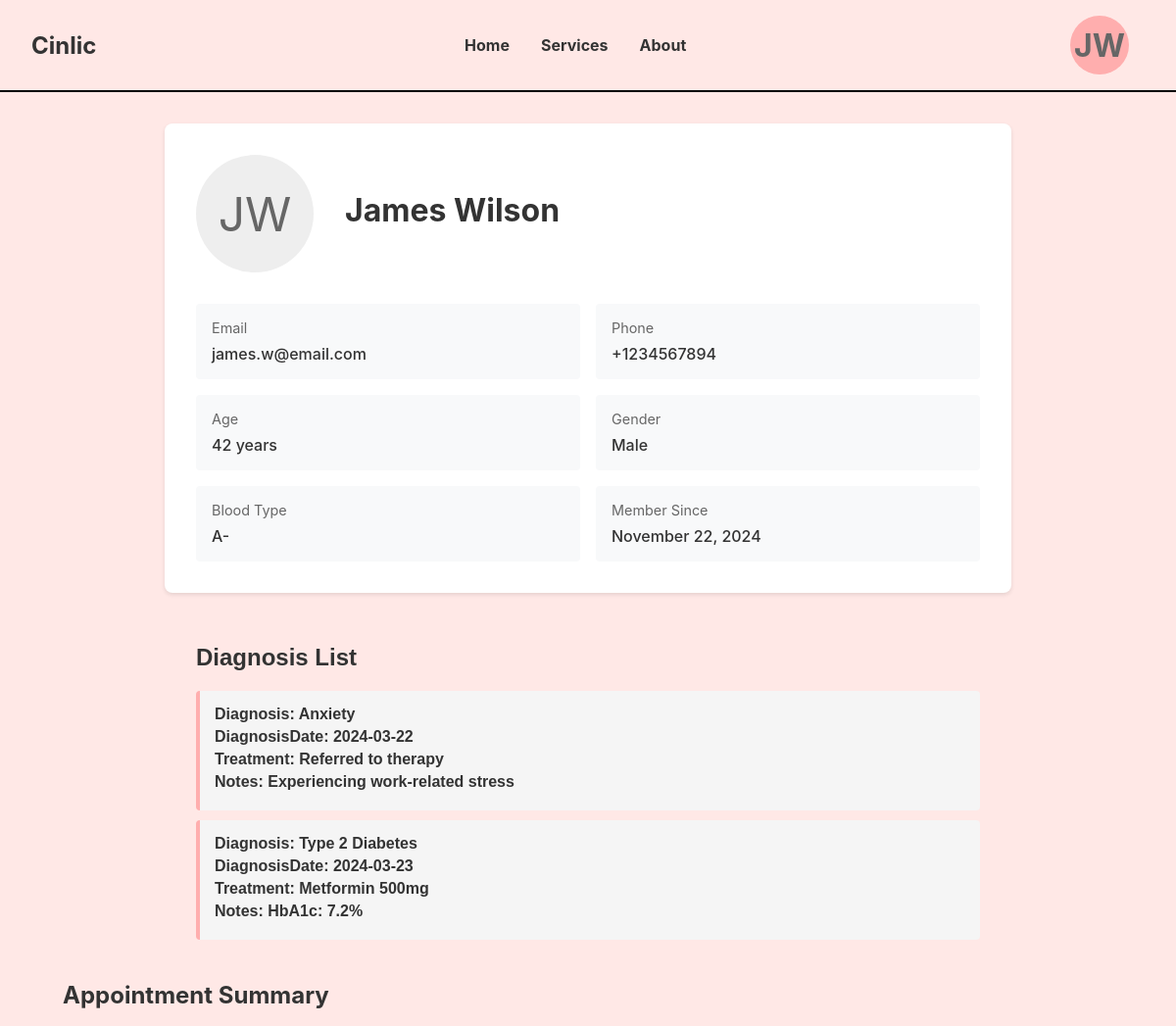
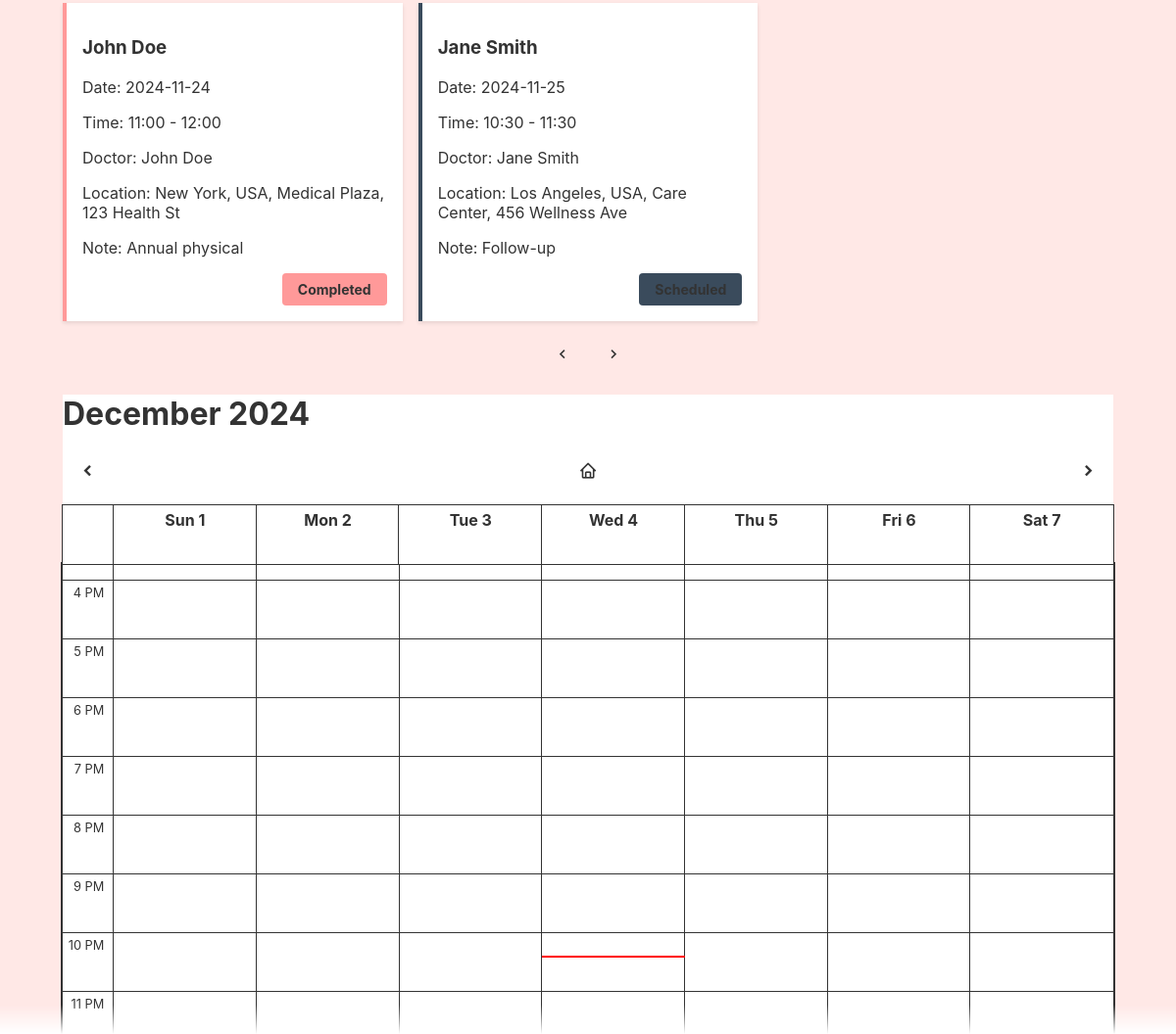
The page /user.php (signed in) on the database its author committed (2 pictures, top to bottom).
### tables this page shows
CREATE TABLE IF NOT EXISTS patient ( 
    ID INT NOT NULL PRIMARY KEY AUTO_INCREMENT, 
    First_Name VARCHAR(50) NOT NULL,
    Last_Name VARCHAR(50) NOT NULL, 
    Email VARCHAR(100) NOT NULL UNIQUE, 
    pwd VARCHAR(255) NOT NULL, 
    phoneNum VARCHAR(15) NOT NULL, 
    DOB DATE NOT NULL, 
    gender VARCHAR(10) NOT NULL, 
    BloodType VARCHAR(3) NOT NULL,
    Created_AT TIMESTAMP DEFAULT CURRENT_TIMESTAMP,
    Updated_AT TIMESTAMP DEFAULT CURRENT_TIMESTAMP ON UPDATE CURRENT_TIMESTAMP, 
    Session_ID VARCHAR(128) DEFAULT NULL,
    CONSTRAINT chk_gender CHECK (gender IN ('Male', 'Female')),
    CONSTRAINT chk_bloodtype CHECK (BloodType IN ('A+', 'A-', 'B+', 'B-', 'AB+', 'AB-', 'O+', 'O-'))
);

CREATE TABLE IF NOT EXISTS medical_record ( 
    PatientID INT NOT NULL,
    Diagnosis VARCHAR(100) NOT NULL,
    DiagnosisDate DATE NOT NULL DEFAULT (CURRENT_DATE),
    Treatment VARCHAR(255),
    Notes TEXT,
    PRIMARY KEY (PatientID, Diagnosis, DiagnosisDate),
    FOREIGN KEY (PatientID) REFERENCES patient(ID) ON DELETE RESTRICT ON UPDATE CASCADE
);

CREATE TABLE IF NOT EXISTS appointment ( 
    AppointmentID INT PRIMARY KEY AUTO_INCREMENT,
    DoctorID INT NOT NULL, 
    PatientID INT NOT NULL, 
    Appointment_Date DATE NOT NULL, 
    LocationID INT, 
    StartTime TIME NOT NULL, 
    EndTime TIME NOT NULL, 
    Note VARCHAR(255), 
    Appointment_Status VARCHAR(20) NOT NULL,
    FOREIGN KEY (DoctorID) REFERENCES doctor(ID) ON DELETE RESTRICT ON UPDATE CASCADE,
    FOREIGN KEY (PatientID) REFERENCES patient(ID) ON DELETE RESTRICT ON UPDATE CASCADE,
    FOREIGN KEY (LocationID) REFERENCES location(ID) ON DELETE SET NULL ON UPDATE CASCADE,
    CONSTRAINT chk_appointment_status CHECK (Appointment_Status IN ('Scheduled', 'Pending', 'Completed', 'Cancelled', 'Rejected', 'Available')),
    CONSTRAINT chk_appointment_time CHECK (EndTime > StartTime)
);

### includes/user_model.inc.php (called while the page is built, shortened)
<?php
function getPatient_from_id($pdo, $patient_id)
{
    $query = "SELECT First_Name, Last_Name, Email, phoneNum, DOB, gender, BloodType, Created_AT FROM patient WHERE ID = :id";
    $stmt = $pdo->prepare($query);
    $stmt->bindParam(":id", $patient_id);
    $stmt->execute();
    $result = $stmt->fetch(PDO::FETCH_ASSOC);
    return $result;
}
function getAllAppointments($pdo, $patient_id)
{
    $query = "
  SELECT
    a.AppointmentID,
    a.Appointment_Date,
    a.StartTime,
    a.EndTime,
    a.Note,
    a.Appointment_Status as status,
    CONCAT(p.First_Name, ' ', p.Last_Name) as doctor_name,
    CONCAT(
        l.City, ', ',
        l.Country,
        CASE
            WHEN l.Building IS NOT NULL THEN CONCAT(', ', l.Building)
            ELSE ''
        END,
        CASE
            WHEN l.Street IS NOT NULL THEN CONCAT(', ', l.Street)
            ELSE ''
        END
    ) as location,
    (SELECT GROUP_CONCAT(s.Specialty_Name SEPARATOR ', ')
     FROM specialty s WHERE s.DoctorID = d.ID) as specialty
FROM appointment a
INNER JOIN doctor d ON a.DoctorID = d.ID
INNER JOIN patient p ON d.ID = p.ID
LEFT JOIN location l ON a.LocationID = l.ID
WHERE (a.patientid = :id OR a.doctorid = :id)
ORDER BY a.Appointment_Date
    ";
    try {
        $stmt = $pdo->prepare($query);
        $stmt->execute([
            ':id' => $patient_id
        ]);
        return $stmt->fetchAll(PDO::FETCH_ASSOC);
    } catch (PDOException $e) {
        error_log("Database error in getAppointments: " . $e->getMessage());
        return [];
    }
}
function get_medical_records($pdo, $patient_id)
{
    $query = "Select * from medical_record  where PatientId = :ID";
    try {
        $stmt = $pdo->prepare($query);
        $stmt->bindParam(':ID', $patient_id);
        $stmt->execute();
        return $stmt->fetchAll(PDO::FETCH_ASSOC);
    } catch (PDOException $e) {
        error_log("Database error in get_medical_records: " . $e->getMessage());
        return [];
    }
}

### includes/user_controller.inc.php (called while the page is built, shortened)
<?php
require_once 'user_model.inc.php';
function getAllAppointmentEvents($pdo, $id)
{
    try {
        $appointments = getAllAppointments($pdo, $id);
        $events = [];
        foreach ($appointments as $apt) {
            $events[] = [
                'appointmentId' => $apt['AppointmentID'],
                'appointment_date' => $apt['Appointment_Date'],
                'name' => $apt['doctor_name'],
                'doctor' => $apt['doctor_name'],
                'days' => [getDayOfWeek($apt['Appointment_Date'])],
                'startTime' => formatTime($apt['StartTime']),
                'endTime' => formatTime($apt['EndTime']),
                'from_time' => formatTime($apt['StartTime']),
                'to_time' => formatTime($apt['EndTime']),
                'location' => $apt['location'] ?? '',
                'note' => $apt['Note'] ?? '',
                'status' => $apt['status'] ?? 'Available',
            ];
        }
        return $events;
    } catch (Exception $e) {
        error_log("Error in getAppointmentEvents: " . $e->getMessage());
        throw new RuntimeException("Failed to process appointment events");
    }
}
function formatTime($time)
{
    return date('H:i', strtotime($time));
}
function getDayOfWeek($date)
{
    return date('w', strtotime($date));
}
function getrecords($pdo, $id)
{
    $records = get_medical_records($pdo, $id);
    return $records;
}

### user.php (the view, shortened to what this page needs)
<?php
require_once 'includes/schedule_view.inc.php';
try {
    $db = Database::getInstance();
    $pdo = $db->getConnection();
    $pdo->setAttribute(PDO::ATTR_ERRMODE, PDO::ERRMODE_EXCEPTION);
} catch (PDOException $e) {
    echo $e->getMessage();
}
try {
    $userId = $_SESSION['login_user_id'];
    require_once 'includes/user_model.inc.php';
    $user = getPatient_from_id($pdo, $userId);
} catch (PDOException $e) {
    die("Query failed: " . $e->getMessage());
}
$dob = new DateTime($user['DOB']);
$today = new DateTime();
$age = $dob->diff($today)->y;
$createdDate = new DateTime($user['Created_AT']);
$formattedDate = $createdDate->format('F j, Y');
require_once 'includes/user_controller.inc.php';
$events = getAllAppointmentEvents($pdo, $userId);
$records = getrecords($pdo, $userId);
?>
<!DOCTYPE html>
<html lang="en">
<head>
    <link rel="stylesheet" href="css/layout.css">
    <link rel="stylesheet" href="css/user.css">
    <link rel="stylesheet" href="css/appointment_summary.css">
    <link rel="stylesheet" href="css/schedule.css">
    <link href='https://unpkg.com/boxicons@2.1.4/css/boxicons.min.css' rel='stylesheet'>
</head>
<body>
    <nav>
        <div class="logo">Cinlic</div>
        <div class="nav-links">
            <a href="index.php">Home</a>
            <a href="search.php">Services</a>
            <a href="about.php">About</a>
        </div>
        <?php if (!isset($_SESSION['login_user_id'])) : ?>
            <a href="signin_up.php"><button class="register-btn">Register</button></a>
        <?php else : ?>
            <ul id="drop" class="navdrop">
                <li>
                    <div class="profile-avatar">
                        <?php
                        $user = getPatient_from_id($pdo, $_SESSION['login_user_id']);
                        echo strtoupper(substr($user['First_Name'], 0, 1));
                        echo strtoupper(substr($user['Last_Name'], 0, 1));
                        ?>
                    </div>
                </li>
            </ul>
        <?php endif; ?>
    </nav>
    <main>
        <div class="profile-container">
            <div class="profile-header">
                <div id="profile-avatar">
                    <?php echo strtoupper(substr($user['First_Name'], 0, 1));
                    echo strtoupper(substr($user['Last_Name'], 0, 1)); ?>
                </div>
                <div class="profile-info">
                    <h1 class="profile-name">
                        <?php echo htmlspecialchars($user['First_Name'] . ' ' . $user['Last_Name']); ?>
                    </h1>
                </div>
            </div>
            <div class="profile-details">
                <div class="detail-item">
                    <div class="detail-label">Email</div>
                    <div class="detail-value"><?php echo htmlspecialchars($user['Email']); ?></div>
                </div>
                <div class="detail-item">
                    <div class="detail-label">Phone</div>
                    <div class="detail-value"><?php echo htmlspecialchars($user['phoneNum']); ?></div>
                </div>
                <div class="detail-item">
                    <div class="detail-label">Age</div>
                    <div class="detail-value"><?php echo $age; ?> years</div>
                </div>
                <div class="detail-item">
                    <div class="detail-label">Gender</div>
                    <div class="detail-value"><?php echo htmlspecialchars($user['gender']); ?></div>
                </div>
                <div class="detail-item">
                    <div class="detail-label">Blood Type</div>
                    <div class="detail-value"><?php echo htmlspecialchars($user['BloodType']); ?></div>
                </div>
                <div class="detail-item">
                    <div class="detail-label">Member Since</div>
                    <div class="detail-value"><?php echo $formattedDate; ?></div>
                </div>
            </div>
        </div>
        <?php
        if ($records) {
            echo '<div class="diagnosis-list">
            <h2>Diagnosis List</h2>';
            foreach ($records as $rec) {
                echo '<div class="diagnosis-item">
                <div class ="diagnosis-title " >Diagnosis: ' . $rec['Diagnosis'] . '</div>
                <div class ="diagnosis-title " >DiagnosisDate: ' . $rec['DiagnosisDate'] . '</div>
                <div class ="diagnosis-title " >Treatment: ' . $rec['Treatment'] . '</div>
                <div class ="diagnosis-title " >Notes: ' . $rec['Notes'] . '</div></div>';
            }
            echo '</div>';
        } else {
            echo '<div class="diagnosis-list">
            <h2>Diagnosis List</h2> <div class="diagnosis-item">You are healthy as a horse </div>';
        }
        ?>
        <div class="appointment-summary">
            <h2>Appointment Summary</h2>
            <div class="appointment-list">
                <div class="appointment-cards ">
                    <?php
                    usort($events, function ($a, $b) {
                        $dateA = strtotime($a['appointment_date']);
                        $dateB = strtotime($b['appointment_date']);
                        return $dateA - $dateB;
                    });
                    foreach ($events as $appointment) {
                        $status = $appointment['status'];
                        $statusClass = strtolower($status);
                        echo '<div class="appointment-card ' . $statusClass . '">';
                        echo '<h3>' . htmlspecialchars($appointment['name']) . '</h3>';
                        echo '<p>Date: ' . htmlspecialchars(date('Y-m-d', strtotime($appointment['appointment_date']))) . '</p>';
                        echo '<p>Time: ' . htmlspecialchars($appointment['startTime']) . ' - ' . htmlspecialchars($appointment['endTime']) . '</p>';
                        echo '<p>Doctor: ' . htmlspecialchars($appointment['doctor']) . '</p>';
                        echo '<p>Location: ' . htmlspecialchars($appointment['location']) . '</p>';
                        echo '<p>Note: ' . htmlspecialchars($appointment['note']) . '</p>';
                        echo '<div class="appointment-status">';
                        echo '<span class="status-label">' . htmlspecialchars($status) . '</span>';
                        echo '</div>';
                        echo '</div>';
                    }
                    ?>
                </div>
                <div class="pagination">
                    <button class="prev-btn"><i class='bx bx-chevron-left'></i></button>
                    <button class="next-btn"><i class='bx bx-chevron-right'></i></button>
                </div>
            </div>
        </div>
        <div class="calendar-wrapper">
            <div class="fixed-header">
                <h1 class="current-month"></h1>
                <div class="calendar" id="calendar-header"></div>
            </div>
            <div class="calendar-container">
                <div class="calendar" id="calendar-body"></div>
            </div>
        </div>
    </main>
</body>
</html>

### rows shown on the page
patient: First_Name "J", Last_Name "W", First_Name+Last_Name "James Wilson", Email "james.w@email.com", phoneNum "+1234567894", gender "Male", BloodType "A-", Created_AT "November 22, 2024"
medical_record: Diagnosis "Anxiety", DiagnosisDate "2024-03-22", Treatment "Referred to therapy", Notes "Experiencing work-related stress"
medical_record: Diagnosis "Type 2 Diabetes", DiagnosisDate "2024-03-23", Treatment "Metformin 500mg", Notes "HbA1c: 7.2%"
appointment: name "John Doe", Appointment_Date "2024-11-24", startTime "11:00", endTime "12:00", doctor "John Doe", location "New York, USA, Medical Plaza, 123 Health St", Note "Annual physical", Appointment_Status "Completed"
appointment: name "Jane Smith", Appointment_Date "2024-11-25", startTime "10:30", endTime "11:30", doctor "Jane Smith", location "Los Angeles, USA, Care Center, 456 Wellness Ave", Note "Follow-up", Appointment_Status "Scheduled"
